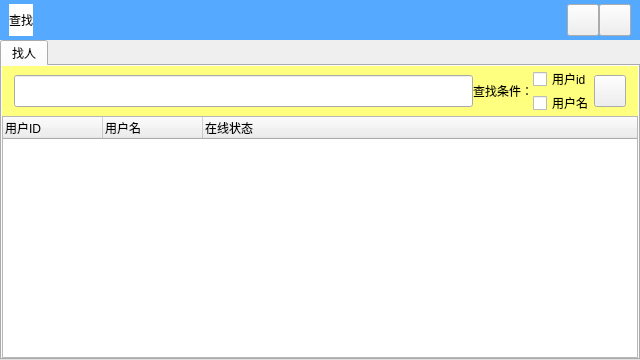
<?xml version="1.0" encoding="UTF-8"?>
<ui version="4.0">
 <class>AddFriend</class>
 <widget class="QWidget" name="AddFriend">
  <property name="geometry">
   <rect>
    <x>0</x>
    <y>0</y>
    <width>640</width>
    <height>360</height>
   </rect>
  </property>
  <property name="minimumSize">
   <size>
    <width>640</width>
    <height>360</height>
   </size>
  </property>
  <property name="maximumSize">
   <size>
    <width>640</width>
    <height>360</height>
   </size>
  </property>
  <property name="windowTitle">
   <string>Form</string>
  </property>
  <property name="styleSheet">
   <string notr="true">QWidget#widget_up
{
	background-color: rgb(85, 170, 255);
}
QWidget#widget_find
{
	
	background-color: rgb(255, 255, 127);
}
QWidget#tab_people
{
	background-color: rgb(255, 255, 255);
}
QLabel#label_up
{
	background-color: rgb(255, 255, 255);
}</string>
  </property>
  <layout class="QGridLayout" name="gridLayout">
   <property name="leftMargin">
    <number>0</number>
   </property>
   <property name="topMargin">
    <number>0</number>
   </property>
   <property name="rightMargin">
    <number>0</number>
   </property>
   <property name="bottomMargin">
    <number>0</number>
   </property>
   <property name="spacing">
    <number>0</number>
   </property>
   <item row="0" column="0">
    <layout class="QVBoxLayout" name="verticalLayout">
     <property name="spacing">
      <number>0</number>
     </property>
     <item>
      <widget class="QWidget" name="widget_up" native="true">
       <property name="minimumSize">
        <size>
         <width>0</width>
         <height>40</height>
        </size>
       </property>
       <property name="maximumSize">
        <size>
         <width>16777215</width>
         <height>40</height>
        </size>
       </property>
       <layout class="QGridLayout" name="gridLayout_2">
        <property name="leftMargin">
         <number>9</number>
        </property>
        <property name="topMargin">
         <number>0</number>
        </property>
        <property name="rightMargin">
         <number>9</number>
        </property>
        <property name="bottomMargin">
         <number>0</number>
        </property>
        <property name="spacing">
         <number>0</number>
        </property>
        <item row="0" column="0">
         <layout class="QHBoxLayout" name="horizontalLayout">
          <item>
           <widget class="QLabel" name="label_up">
            <property name="minimumSize">
             <size>
              <width>0</width>
              <height>32</height>
             </size>
            </property>
            <property name="maximumSize">
             <size>
              <width>16777215</width>
              <height>32</height>
             </size>
            </property>
            <property name="text">
             <string>查找</string>
            </property>
           </widget>
          </item>
          <item>
           <spacer name="horizontalSpacer">
            <property name="orientation">
             <enum>Qt::Horizontal</enum>
            </property>
            <property name="sizeHint" stdset="0">
             <size>
              <width>40</width>
              <height>20</height>
             </size>
            </property>
           </spacer>
          </item>
          <item>
           <widget class="QPushButton" name="pushButton_mini">
            <property name="minimumSize">
             <size>
              <width>32</width>
              <height>32</height>
             </size>
            </property>
            <property name="maximumSize">
             <size>
              <width>32</width>
              <height>32</height>
             </size>
            </property>
            <property name="text">
             <string/>
            </property>
           </widget>
          </item>
          <item>
           <widget class="QPushButton" name="pushButton_close">
            <property name="minimumSize">
             <size>
              <width>32</width>
              <height>32</height>
             </size>
            </property>
            <property name="maximumSize">
             <size>
              <width>32</width>
              <height>32</height>
             </size>
            </property>
            <property name="text">
             <string/>
            </property>
           </widget>
          </item>
         </layout>
        </item>
       </layout>
      </widget>
     </item>
     <item>
      <widget class="QTabWidget" name="tabWidget">
       <property name="currentIndex">
        <number>0</number>
       </property>
       <property name="elideMode">
        <enum>Qt::ElideLeft</enum>
       </property>
       <widget class="QWidget" name="tab_people">
        <attribute name="title">
         <string>找人</string>
        </attribute>
        <layout class="QGridLayout" name="gridLayout_3">
         <property name="leftMargin">
          <number>0</number>
         </property>
         <property name="topMargin">
          <number>0</number>
         </property>
         <property name="rightMargin">
          <number>0</number>
         </property>
         <property name="bottomMargin">
          <number>0</number>
         </property>
         <property name="spacing">
          <number>0</number>
         </property>
         <item row="0" column="0">
          <layout class="QVBoxLayout" name="verticalLayout_2">
           <property name="spacing">
            <number>0</number>
           </property>
           <item>
            <widget class="QWidget" name="widget_find" native="true">
             <property name="minimumSize">
              <size>
               <width>0</width>
               <height>50</height>
              </size>
             </property>
             <property name="maximumSize">
              <size>
               <width>16777215</width>
               <height>50</height>
              </size>
             </property>
             <layout class="QGridLayout" name="gridLayout_4">
              <property name="leftMargin">
               <number>12</number>
              </property>
              <property name="topMargin">
               <number>0</number>
              </property>
              <property name="rightMargin">
               <number>12</number>
              </property>
              <property name="bottomMargin">
               <number>0</number>
              </property>
              <property name="spacing">
               <number>0</number>
              </property>
              <item row="0" column="0">
               <layout class="QHBoxLayout" name="horizontalLayout_2">
                <item>
                 <widget class="QLineEdit" name="lineEdit_people">
                  <property name="minimumSize">
                   <size>
                    <width>0</width>
                    <height>32</height>
                   </size>
                  </property>
                  <property name="maximumSize">
                   <size>
                    <width>16777215</width>
                    <height>32</height>
                   </size>
                  </property>
                 </widget>
                </item>
                <item>
                 <widget class="QLabel" name="label">
                  <property name="text">
                   <string>查找条件：</string>
                  </property>
                 </widget>
                </item>
                <item>
                 <layout class="QVBoxLayout" name="verticalLayout_3">
                  <property name="spacing">
                   <number>0</number>
                  </property>
                  <item>
                   <widget class="QCheckBox" name="checkBox_id">
                    <property name="text">
                     <string>用户id</string>
                    </property>
                   </widget>
                  </item>
                  <item>
                   <widget class="QCheckBox" name="checkBox_name">
                    <property name="text">
                     <string>用户名</string>
                    </property>
                   </widget>
                  </item>
                 </layout>
                </item>
                <item>
                 <widget class="QPushButton" name="pushButton_find">
                  <property name="minimumSize">
                   <size>
                    <width>32</width>
                    <height>32</height>
                   </size>
                  </property>
                  <property name="maximumSize">
                   <size>
                    <width>32</width>
                    <height>32</height>
                   </size>
                  </property>
                  <property name="text">
                   <string/>
                  </property>
                 </widget>
                </item>
               </layout>
              </item>
             </layout>
            </widget>
           </item>
           <item>
            <widget class="QTreeWidget" name="treeWidget">
             <column>
              <property name="text">
               <string>用户ID</string>
              </property>
             </column>
             <column>
              <property name="text">
               <string>用户名</string>
              </property>
             </column>
             <column>
              <property name="text">
               <string>在线状态</string>
              </property>
             </column>
            </widget>
           </item>
          </layout>
         </item>
        </layout>
       </widget>
      </widget>
     </item>
    </layout>
   </item>
  </layout>
 </widget>
 <resources/>
 <connections/>
</ui>
